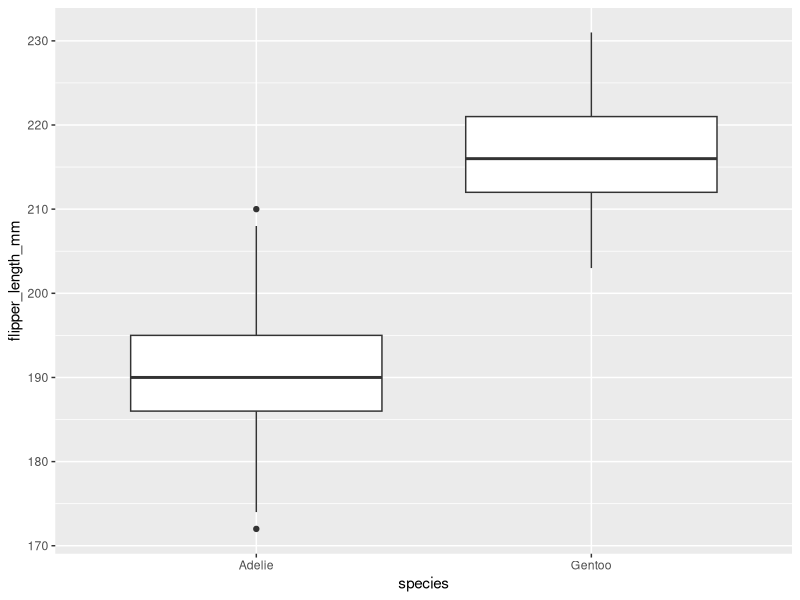
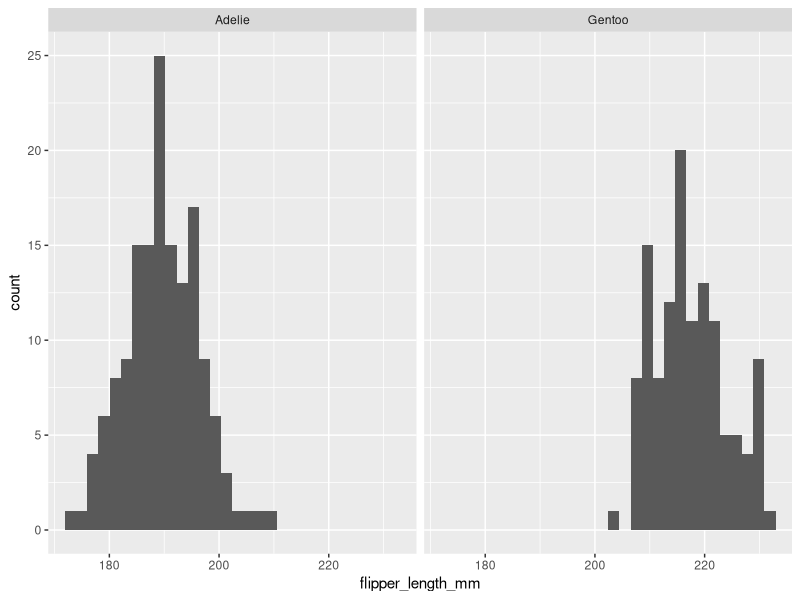
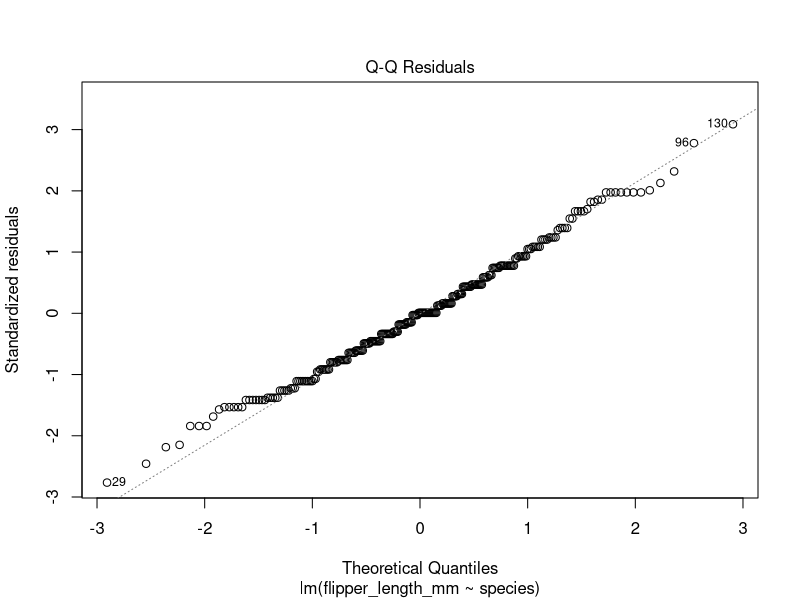

Here is the R script that generated these plots, in order:
## ---- chunk 1
#| message: false
#| warning: false

library(palmerpenguins)
library(tidyverse)
## ---- chunk 2
peng_sub <- penguins |> 
  filter(species %in% c("Adelie", "Gentoo"))

peng_sub |>
  group_by(species) |>
  summarise(mean_fl = mean(flipper_length_mm, na.rm = T),
            sd_fl = sd(flipper_length_mm, na.rm = T))

peng_sub |>
  ggplot(
    aes(x = species, y = flipper_length_mm)
  ) + 
  geom_boxplot()
## ---- chunk 3
peng_sub |>
  group_by(species) |>
  count()
## ---- chunk 4
peng_sub |>
  ggplot(
    aes(x = flipper_length_mm)
  ) + 
  geom_histogram() +
  facet_wrap(~species)
## ---- chunk 5
m1 <- lm(flipper_length_mm ~ species, data = peng_sub)
plot(m1 , which = 2)
## ---- chunk 6
t.test(flipper_length_mm ~ species,
       data = peng_sub,
       var.equal = TRUE) # this argument looks at our equal variance assumption!
